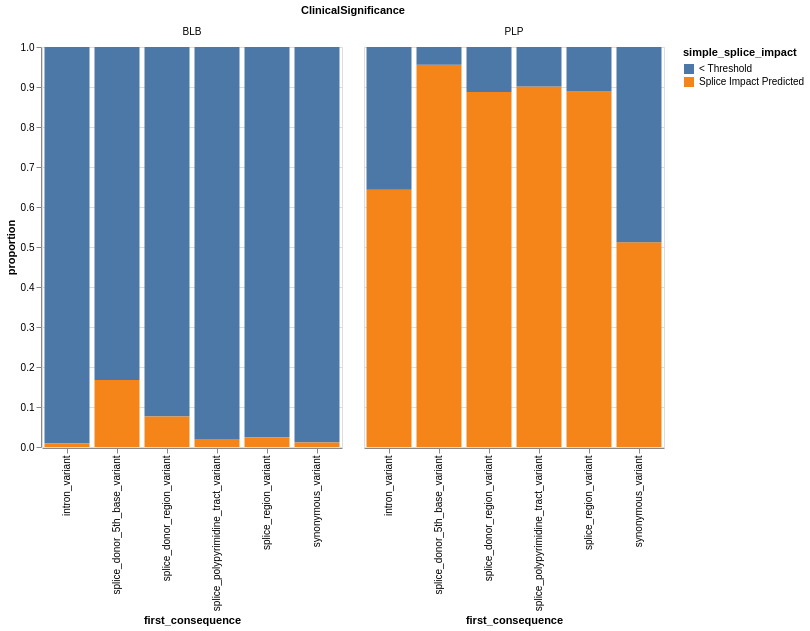
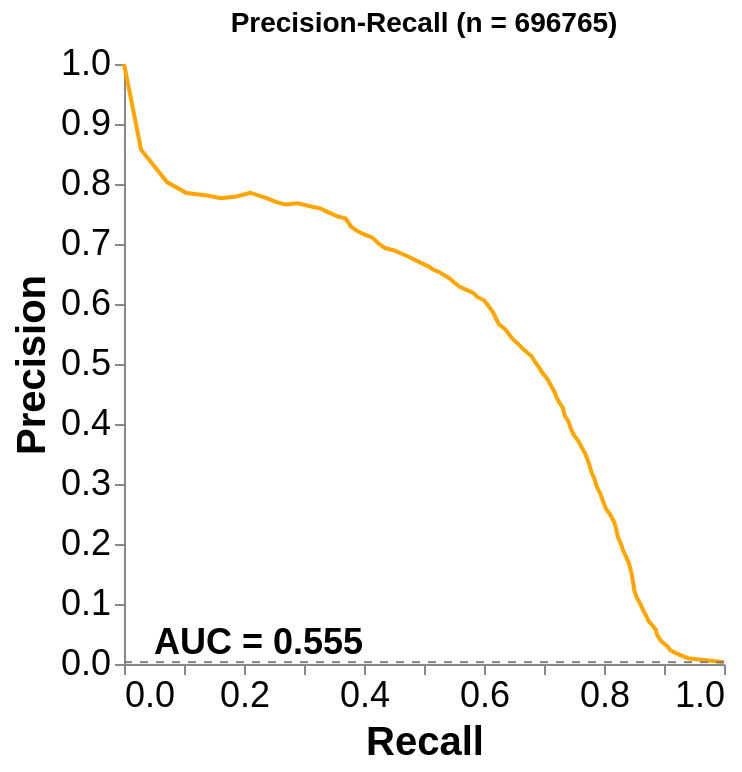
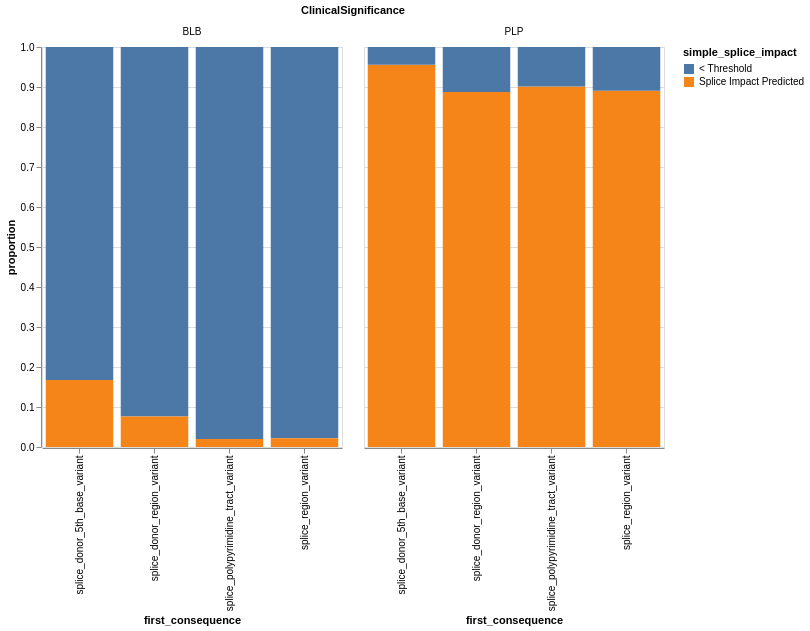
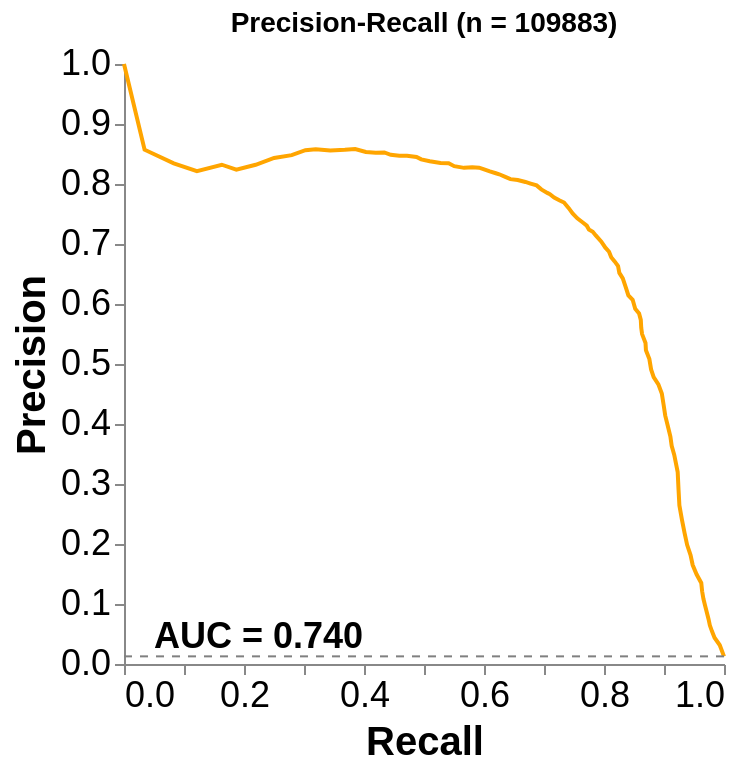

The notebook cell saved with these charts, in order:
### Markdown cell above
## Batched Analysis

### Code cell
for key in dfs_for_analysis.keys():
    df_for_analysis = dfs_for_analysis[key]

    final_df = pd.merge(for_vcf, df_for_analysis, on=['pos_id', 'pos', 'GeneSymbol'], how='inner')[['Name', 'GeneSymbol', 'chrom', 'ClinicalSignificance', 'ReviewStatus', 'pos', 'ref', 'alt', 'hgvs_c', 'aa_change', 'pos_id', 'Consequence','first_consequence', 'maxSpliceAI', 'splice_impact', 'simple_splice_impact']]
    print(f'-----{key}-----')
    consequence_bars(final_df, key)
    make_pr_curve(final_df)

### Figure 1 — Vega-Lite specification as saved in the notebook (floating-point values rounded to 4 significant figures)
{"config": {"view": {"continuousWidth": 300, "continuousHeight": 300}}, "data": {"name": "data-c4d86b4c1da45d46087606bb2b4054d9"}, "facet": {"field": "ClinicalSignificance", "type": "nominal"}, "spec": {"mark": {"type": "bar"}, "encoding": {"color": {"field": "simple_splice_impact", "type": "nominal"}, "x": {"field": "first_consequence", "type": "nominal"}, "y": {"field": "proportion", "type": "quantitative"}}, "height": 400, "width": 300}, "$schema": "https://vega.github.io/schema/vega-lite/v5.20.1.json", "datasets": {"data-c4d86b4c1da45d46087606bb2b4054d9": [{"first_consequence": "intron_variant", "ClinicalSignificance": "BLB", "simple_splice_impact": "< Threshold", "count": 165789, "proportion": 0.9913}, {"first_consequence": "intron_variant", "ClinicalSignificance": "BLB", "simple_splice_impact": "Splice Impact Predicted", "count": 1461, "proportion": 0.008735}, {"first_consequence": "intron_variant", "ClinicalSignificance": "PLP", "simple_splice_impact": "Splice Impact Predicted", "count": 238, "proportion": 0.6432}, {"first_consequence": "intron_variant", "ClinicalSignificance": "PLP", "simple_splice_impact": "< Threshold", "count": 132, "proportion": 0.3568}, {"first_consequence": "splice_donor_5th_base_variant", "ClinicalSignificance": "BLB", "simple_splice_impact": "< Threshold", "count": 248, "proportion": 0.8322}, {"first_consequence": "splice_donor_5th_base_variant", "ClinicalSignificance": "BLB", "simple_splice_impact": "Splice Impact Predicted", "count": 50, "proportion": 0.1678}, {"first_consequence": "splice_donor_5th_base_variant", "ClinicalSignificance": "PLP", "simple_splice_impact": "Splice Impact Predicted", "count": 535, "proportion": 0.9554}, {"first_consequence": "splice_donor_5th_base_variant", "ClinicalSignificance": "PLP", "simple_splice_impact": "< Threshold", "count": 25, "proportion": 0.04464}, {"first_consequence": "splice_donor_region_variant", "ClinicalSignificance": "BLB", "simple_splice_impact": "< Threshold", "count": 1086, "proportion": 0.9235}, {"first_consequence": "splice_donor_region_variant", "ClinicalSignificance": "BLB", "simple_splice_impact": "Splice Impact Predicted", "count": 90, "proportion": 0.07653}, {"first_consequence": "splice_donor_region_variant", "ClinicalSignificance": "PLP", "simple_splice_impact": "Splice Impact Predicted", "count": 307, "proportion": 0.8873}, {"first_consequence": "splice_donor_region_variant", "ClinicalSignificance": "PLP", "simple_splice_impact": "< Threshold", "count": 39, "proportion": 0.1127}, {"first_consequence": "splice_polypyrimidine_tract_variant", "ClinicalSignificance": "BLB", "simple_splice_impact": "< Threshold", "count": 56648, "proportion": 0.9797}, {"first_consequence": "splice_polypyrimidine_tract_variant", "ClinicalSignificance": "BLB", "simple_splice_impact": "Splice Impact Predicted", "count": 1173, "proportion": 0.02029}, {"first_consequence": "splice_polypyrimidine_tract_variant", "ClinicalSignificance": "PLP", "simple_splice_impact": "Splice Impact Predicted", "count": 164, "proportion": 0.9011}, {"first_consequence": "splice_polypyrimidine_tract_variant", "ClinicalSignificance": "PLP", "simple_splice_impact": "< Threshold", "count": 18, "proportion": 0.0989}, {"first_consequence": "splice_region_variant", "ClinicalSignificance": "BLB", "simple_splice_impact": "< Threshold", "count": 55276, "proportion": 0.9754}, {"first_consequence": "splice_region_variant", "ClinicalSignificance": "BLB", "simple_splice_impact": "Splice Impact Predicted", "count": 1394, "proportion": 0.0246}, {"first_consequence": "splice_region_variant", "ClinicalSignificance": "PLP", "simple_splice_impact": "Splice Impact Predicted", "count": 463, "proportion": 0.8887}, {"first_consequence": "splice_region_variant", "ClinicalSignificance": "PLP", "simple_splice_impact": "< Threshold", "count": 58, "proportion": 0.1113}, {"first_consequence": "synonymous_variant", "ClinicalSignificance": "BLB", "simple_splice_impact": "< Threshold", "count": 406869, "proportion": 0.9889}, {"first_consequence": "synonymous_variant", "ClinicalSignificance": "BLB", "simple_splice_impact": "Splice Impact Predicted", "count": 4575, "proportion": 0.01112}, {"first_consequence": "synonymous_variant", "ClinicalSignificance": "PLP", "simple_splice_impact": "Splice Impact Predicted", "count": 65, "proportion": 0.5118}, {"first_consequence": "synonymous_variant", "ClinicalSignificance": "PLP", "simple_splice_impact": "< Threshold", "count": 62, "proportion": 0.4882}]}}

### Figure 2 — Vega-Lite specification as saved in the notebook (floating-point values rounded to 4 significant figures)
{"config": {"view": {"continuousWidth": 300, "continuousHeight": 300, "stroke": null}, "axis": {"grid": false}, "title": {"font": "Arial", "fontSize": 14}}, "layer": [{"data": {"name": "data-e68888da7ec09847abb7319b8f5296c1"}, "mark": {"type": "line", "color": "orange"}, "encoding": {"tooltip": [{"field": "Recall", "format": ".3f", "type": "quantitative"}, {"field": "Precision", "format": ".3f", "type": "quantitative"}], "x": {"axis": {"labelFont": "Arial", "labelFontSize": 18, "title": "Recall", "titleFont": "Arial", "titleFontSize": 20}, "field": "Recall", "scale": {"domain": [0, 1]}, "type": "quantitative"}, "y": {"axis": {"labelFont": "Arial", "labelFontSize": 18, "title": "Precision", "titleFont": "Arial", "titleFontSize": 20}, "field": "Precision", "scale": {"domain": [0.002871, 1]}, "type": "quantitative"}}, "title": "Precision-Recall (n = 696765)"}, {"data": {"name": "data-49153466c06819f5359606fc663bbcc3"}, "mark": {"type": "rule", "color": "gray", "strokeDash": [4, 4]}, "encoding": {"y": {"field": "y", "type": "quantitative"}}}, {"data": {"name": "data-65b8f54a4ee3b28a13db45d75ca3f70f"}, "mark": {"type": "text", "align": "left", "baseline": "bottom", "color": "black", "fontSize": 18, "fontWeight": "bold"}, "encoding": {"text": {"field": "text", "type": "nominal"}, "x": {"field": "x", "scale": {"domain": [0, 1]}, "type": "quantitative"}, "y": {"field": "y", "scale": {"domain": [0.002871, 1]}, "type": "quantitative"}}}], "height": 300, "width": 300, "$schema": "https://vega.github.io/schema/vega-lite/v5.20.1.json", "datasets": {"data-e68888da7ec09847abb7319b8f5296c1": [{"Recall": 1.0, "Precision": 0.003023}, {"Recall": 0.9402, "Precision": 0.009711}, {"Recall": 0.9274, "Precision": 0.01483}, {"Recall": 0.9174, "Precision": 0.01928}, {"Recall": 0.9098, "Precision": 0.02369}, {"Recall": 0.9069, "Precision": 0.02833}, {"Recall": 0.9008, "Precision": 0.03326}, {"Recall": 0.8951, "Precision": 0.0384}, {"Recall": 0.8913, "Precision": 0.04391}, {"Recall": 0.8879, "Precision": 0.05011}, {"Recall": 0.8865, "Precision": 0.05685}, {"Recall": 0.8808, "Precision": 0.06411}, {"Recall": 0.8742, "Precision": 0.07158}, {"Recall": 0.8704, "Precision": 0.08026}, {"Recall": 0.8656, "Precision": 0.08914}, {"Recall": 0.8609, "Precision": 0.09914}, {"Recall": 0.8547, "Precision": 0.1103}, {"Recall": 0.8504, "Precision": 0.123}, {"Recall": 0.8485, "Precision": 0.136}, {"Recall": 0.8457, "Precision": 0.1522}, {"Recall": 0.8414, "Precision": 0.1685}, {"Recall": 0.8367, "Precision": 0.1789}, {"Recall": 0.8319, "Precision": 0.189}, {"Recall": 0.8281, "Precision": 0.2005}, {"Recall": 0.8229, "Precision": 0.2122}, {"Recall": 0.8205, "Precision": 0.2243}, {"Recall": 0.8172, "Precision": 0.2364}, {"Recall": 0.811, "Precision": 0.2478}, {"Recall": 0.8034, "Precision": 0.2587}, {"Recall": 0.7987, "Precision": 0.2705}, {"Recall": 0.7939, "Precision": 0.2835}, {"Recall": 0.7877, "Precision": 0.2963}, {"Recall": 0.7844, "Precision": 0.3077}, {"Recall": 0.7797, "Precision": 0.3182}, {"Recall": 0.7764, "Precision": 0.3292}, {"Recall": 0.7726, "Precision": 0.341}, {"Recall": 0.7688, "Precision": 0.3504}, {"Recall": 0.7635, "Precision": 0.3598}, {"Recall": 0.7574, "Precision": 0.3716}, {"Recall": 0.7502, "Precision": 0.3811}, {"Recall": 0.745, "Precision": 0.3913}, {"Recall": 0.7407, "Precision": 0.404}, {"Recall": 0.7341, "Precision": 0.4151}, {"Recall": 0.7312, "Precision": 0.4275}, {"Recall": 0.726, "Precision": 0.4349}, {"Recall": 0.7213, "Precision": 0.4435}, {"Recall": 0.717, "Precision": 0.4547}, {"Recall": 0.7113, "Precision": 0.4644}, {"Recall": 0.7056, "Precision": 0.4752}, {"Recall": 0.6971, "Precision": 0.4856}, {"Recall": 0.6918, "Precision": 0.4944}, {"Recall": 0.6847, "Precision": 0.5038}, {"Recall": 0.6795, "Precision": 0.5129}, {"Recall": 0.6719, "Precision": 0.5191}, {"Recall": 0.6643, "Precision": 0.5257}, {"Recall": 0.6567, "Precision": 0.5336}, {"Recall": 0.6481, "Precision": 0.5415}, {"Recall": 0.6406, "Precision": 0.5511}, {"Recall": 0.6344, "Precision": 0.559}, {"Recall": 0.6254, "Precision": 0.5655}, {"Recall": 0.6197, "Precision": 0.5762}, {"Recall": 0.6154, "Precision": 0.5856}, {"Recall": 0.6083, "Precision": 0.5955}, {"Recall": 0.6002, "Precision": 0.6062}, {"Recall": 0.5893, "Precision": 0.6113}, {"Recall": 0.5821, "Precision": 0.6186}, {"Recall": 0.5698, "Precision": 0.624}, {"Recall": 0.5589, "Precision": 0.6291}, {"Recall": 0.5503, "Precision": 0.6358}, {"Recall": 0.5423, "Precision": 0.643}, {"Recall": 0.5337, "Precision": 0.6478}, {"Recall": 0.5247, "Precision": 0.6535}, {"Recall": 0.5142, "Precision": 0.658}, {"Recall": 0.5076, "Precision": 0.6627}, {"Recall": 0.4981, "Precision": 0.6669}, {"Recall": 0.4862, "Precision": 0.6728}, {"Recall": 0.4734, "Precision": 0.6792}, {"Recall": 0.463, "Precision": 0.6837}, {"Recall": 0.4506, "Precision": 0.6892}, {"Recall": 0.4359, "Precision": 0.6928}, {"Recall": 0.4236, "Precision": 0.7013}, {"Recall": 0.4141, "Precision": 0.7107}, {"Recall": 0.4008, "Precision": 0.7159}, {"Recall": 0.3894, "Precision": 0.7212}, {"Recall": 0.378, "Precision": 0.7296}, {"Recall": 0.3694, "Precision": 0.7424}, {"Recall": 0.3566, "Precision": 0.7458}, {"Recall": 0.3419, "Precision": 0.7524}, {"Recall": 0.3257, "Precision": 0.7597}, {"Recall": 0.3101, "Precision": 0.7629}, {"Recall": 0.2892, "Precision": 0.768}, {"Recall": 0.2688, "Precision": 0.7659}, {"Recall": 0.254, "Precision": 0.7698}, {"Recall": 0.2365, "Precision": 0.7769}, {"Recall": 0.2104, "Precision": 0.7855}, {"Recall": 0.1876, "Precision": 0.7791}, {"Recall": 0.1614, "Precision": 0.7763}, {"Recall": 0.1387, "Precision": 0.7807}, {"Recall": 0.104, "Precision": 0.7849}, {"Recall": 0.0717, "Precision": 0.8032}, {"Recall": 0.02849, "Precision": 0.8571}, {"Recall": 0.0, "Precision": 1.0}], "data-49153466c06819f5359606fc663bbcc3": [{"y": 0.003023}], "data-65b8f54a4ee3b28a13db45d75ca3f70f": [{"x": 0.05, "y": 0.003325, "text": "AUC = 0.555"}]}}

### Figure 3 — Vega-Lite specification as saved in the notebook (floating-point values rounded to 4 significant figures)
{"config": {"view": {"continuousWidth": 300, "continuousHeight": 300}}, "data": {"name": "data-4f1ec895a64245ae67e453b453ff2dec"}, "facet": {"field": "ClinicalSignificance", "type": "nominal"}, "spec": {"mark": {"type": "bar"}, "encoding": {"color": {"field": "simple_splice_impact", "type": "nominal"}, "x": {"field": "first_consequence", "type": "nominal"}, "y": {"field": "proportion", "type": "quantitative"}}, "height": 400, "width": 300}, "$schema": "https://vega.github.io/schema/vega-lite/v5.20.1.json", "datasets": {"data-4f1ec895a64245ae67e453b453ff2dec": [{"first_consequence": "splice_donor_5th_base_variant", "ClinicalSignificance": "BLB", "simple_splice_impact": "< Threshold", "count": 248, "proportion": 0.8322}, {"first_consequence": "splice_donor_5th_base_variant", "ClinicalSignificance": "BLB", "simple_splice_impact": "Splice Impact Predicted", "count": 50, "proportion": 0.1678}, {"first_consequence": "splice_donor_5th_base_variant", "ClinicalSignificance": "PLP", "simple_splice_impact": "Splice Impact Predicted", "count": 535, "proportion": 0.9554}, {"first_consequence": "splice_donor_5th_base_variant", "ClinicalSignificance": "PLP", "simple_splice_impact": "< Threshold", "count": 25, "proportion": 0.04464}, {"first_consequence": "splice_donor_region_variant", "ClinicalSignificance": "BLB", "simple_splice_impact": "< Threshold", "count": 1086, "proportion": 0.9235}, {"first_consequence": "splice_donor_region_variant", "ClinicalSignificance": "BLB", "simple_splice_impact": "Splice Impact Predicted", "count": 90, "proportion": 0.07653}, {"first_consequence": "splice_donor_region_variant", "ClinicalSignificance": "PLP", "simple_splice_impact": "Splice Impact Predicted", "count": 307, "proportion": 0.8873}, {"first_consequence": "splice_donor_region_variant", "ClinicalSignificance": "PLP", "simple_splice_impact": "< Threshold", "count": 39, "proportion": 0.1127}, {"first_consequence": "splice_polypyrimidine_tract_variant", "ClinicalSignificance": "BLB", "simple_splice_impact": "< Threshold", "count": 56648, "proportion": 0.9797}, {"first_consequence": "splice_polypyrimidine_tract_variant", "ClinicalSignificance": "BLB", "simple_splice_impact": "Splice Impact Predicted", "count": 1173, "proportion": 0.02029}, {"first_consequence": "splice_polypyrimidine_tract_variant", "ClinicalSignificance": "PLP", "simple_splice_impact": "Splice Impact Predicted", "count": 164, "proportion": 0.9011}, {"first_consequence": "splice_polypyrimidine_tract_variant", "ClinicalSignificance": "PLP", "simple_splice_impact": "< Threshold", "count": 18, "proportion": 0.0989}, {"first_consequence": "splice_region_variant", "ClinicalSignificance": "BLB", "simple_splice_impact": "< Threshold", "count": 48103, "proportion": 0.9779}, {"first_consequence": "splice_region_variant", "ClinicalSignificance": "BLB", "simple_splice_impact": "Splice Impact Predicted", "count": 1086, "proportion": 0.02208}, {"first_consequence": "splice_region_variant", "ClinicalSignificance": "PLP", "simple_splice_impact": "Splice Impact Predicted", "count": 277, "proportion": 0.8907}, {"first_consequence": "splice_region_variant", "ClinicalSignificance": "PLP", "simple_splice_impact": "< Threshold", "count": 34, "proportion": 0.1093}]}}

### Figure 4 — Vega-Lite specification as saved in the notebook (floating-point values rounded to 4 significant figures)
{"config": {"view": {"continuousWidth": 300, "continuousHeight": 300, "stroke": null}, "axis": {"grid": false}, "title": {"font": "Arial", "fontSize": 14}}, "layer": [{"data": {"name": "data-97c982fca8c57568eebdfb9ebbe53e9d"}, "mark": {"type": "line", "color": "orange"}, "encoding": {"tooltip": [{"field": "Recall", "format": ".3f", "type": "quantitative"}, {"field": "Precision", "format": ".3f", "type": "quantitative"}], "x": {"axis": {"labelFont": "Arial", "labelFontSize": 18, "title": "Recall", "titleFont": "Arial", "titleFontSize": 20}, "field": "Recall", "scale": {"domain": [0, 1]}, "type": "quantitative"}, "y": {"axis": {"labelFont": "Arial", "labelFontSize": 18, "title": "Precision", "titleFont": "Arial", "titleFontSize": 20}, "field": "Precision", "scale": {"domain": [0.0121, 1]}, "type": "quantitative"}}, "title": "Precision-Recall (n = 109883)"}, {"data": {"name": "data-488c60d1d76eb97e6f4339a3b67b6c3a"}, "mark": {"type": "rule", "color": "gray", "strokeDash": [4, 4]}, "encoding": {"y": {"field": "y", "type": "quantitative"}}}, {"data": {"name": "data-a32ef0011740a3e2703e328c5dc4fd7b"}, "mark": {"type": "text", "align": "left", "baseline": "bottom", "color": "black", "fontSize": 18, "fontWeight": "bold"}, "encoding": {"text": {"field": "text", "type": "nominal"}, "x": {"field": "x", "scale": {"domain": [0, 1]}, "type": "quantitative"}, "y": {"field": "y", "scale": {"domain": [0.0121, 1]}, "type": "quantitative"}}}], "height": 300, "width": 300, "$schema": "https://vega.github.io/schema/vega-lite/v5.20.1.json", "datasets": {"data-97c982fca8c57568eebdfb9ebbe53e9d": [{"Recall": 1.0, "Precision": 0.01273}, {"Recall": 0.9929, "Precision": 0.03156}, {"Recall": 0.9843, "Precision": 0.04379}, {"Recall": 0.98, "Precision": 0.05444}, {"Recall": 0.9764, "Precision": 0.06449}, {"Recall": 0.9743, "Precision": 0.07469}, {"Recall": 0.9714, "Precision": 0.08577}, {"Recall": 0.9685, "Precision": 0.09694}, {"Recall": 0.9657, "Precision": 0.1086}, {"Recall": 0.9635, "Precision": 0.1212}, {"Recall": 0.9621, "Precision": 0.135}, {"Recall": 0.9543, "Precision": 0.1495}, {"Recall": 0.9478, "Precision": 0.1649}, {"Recall": 0.9442, "Precision": 0.1817}, {"Recall": 0.9385, "Precision": 0.1986}, {"Recall": 0.9342, "Precision": 0.2185}, {"Recall": 0.9299, "Precision": 0.2403}, {"Recall": 0.9257, "Precision": 0.2642}, {"Recall": 0.9242, "Precision": 0.2907}, {"Recall": 0.9228, "Precision": 0.32}, {"Recall": 0.9171, "Precision": 0.3485}, {"Recall": 0.9128, "Precision": 0.3636}, {"Recall": 0.9107, "Precision": 0.3791}, {"Recall": 0.9064, "Precision": 0.3967}, {"Recall": 0.9021, "Precision": 0.4139}, {"Recall": 0.8992, "Precision": 0.4329}, {"Recall": 0.8964, "Precision": 0.4508}, {"Recall": 0.8906, "Precision": 0.4661}, {"Recall": 0.8828, "Precision": 0.4781}, {"Recall": 0.8785, "Precision": 0.491}, {"Recall": 0.8756, "Precision": 0.5081}, {"Recall": 0.8699, "Precision": 0.5228}, {"Recall": 0.8692, "Precision": 0.535}, {"Recall": 0.8635, "Precision": 0.5498}, {"Recall": 0.862, "Precision": 0.5604}, {"Recall": 0.8613, "Precision": 0.5735}, {"Recall": 0.8585, "Precision": 0.5841}, {"Recall": 0.852, "Precision": 0.5919}, {"Recall": 0.8477, "Precision": 0.607}, {"Recall": 0.8406, "Precision": 0.6144}, {"Recall": 0.8363, "Precision": 0.6277}, {"Recall": 0.8313, "Precision": 0.6425}, {"Recall": 0.8256, "Precision": 0.6518}, {"Recall": 0.8234, "Precision": 0.6632}, {"Recall": 0.8177, "Precision": 0.671}, {"Recall": 0.812, "Precision": 0.6778}, {"Recall": 0.8084, "Precision": 0.6871}, {"Recall": 0.802, "Precision": 0.6943}, {"Recall": 0.7956, "Precision": 0.704}, {"Recall": 0.7863, "Precision": 0.7143}, {"Recall": 0.7813, "Precision": 0.7205}, {"Recall": 0.7748, "Precision": 0.7241}, {"Recall": 0.7713, "Precision": 0.7305}, {"Recall": 0.7641, "Precision": 0.7362}, {"Recall": 0.7555, "Precision": 0.7428}, {"Recall": 0.7477, "Precision": 0.7509}, {"Recall": 0.7412, "Precision": 0.7597}, {"Recall": 0.7334, "Precision": 0.7691}, {"Recall": 0.7262, "Precision": 0.7726}, {"Recall": 0.7169, "Precision": 0.7775}, {"Recall": 0.7098, "Precision": 0.7831}, {"Recall": 0.7055, "Precision": 0.7852}, {"Recall": 0.6955, "Precision": 0.7911}, {"Recall": 0.6876, "Precision": 0.7977}, {"Recall": 0.6776, "Precision": 0.8007}, {"Recall": 0.669, "Precision": 0.8034}, {"Recall": 0.6562, "Precision": 0.8067}, {"Recall": 0.644, "Precision": 0.8081}, {"Recall": 0.6355, "Precision": 0.8119}, {"Recall": 0.6254, "Precision": 0.8162}, {"Recall": 0.6197, "Precision": 0.8179}, {"Recall": 0.6097, "Precision": 0.821}, {"Recall": 0.599, "Precision": 0.8248}, {"Recall": 0.5919, "Precision": 0.8272}, {"Recall": 0.5804, "Precision": 0.8277}, {"Recall": 0.5668, "Precision": 0.8269}, {"Recall": 0.5504, "Precision": 0.8297}, {"Recall": 0.5411, "Precision": 0.8346}, {"Recall": 0.5275, "Precision": 0.8348}, {"Recall": 0.5096, "Precision": 0.8378}, {"Recall": 0.4954, "Precision": 0.841}, {"Recall": 0.4875, "Precision": 0.8451}, {"Recall": 0.4718, "Precision": 0.8472}, {"Recall": 0.4589, "Precision": 0.847}, {"Recall": 0.4446, "Precision": 0.8486}, {"Recall": 0.4339, "Precision": 0.8525}, {"Recall": 0.4196, "Precision": 0.852}, {"Recall": 0.4031, "Precision": 0.8533}, {"Recall": 0.3853, "Precision": 0.8583}, {"Recall": 0.3681, "Precision": 0.8569}, {"Recall": 0.3438, "Precision": 0.8559}, {"Recall": 0.3195, "Precision": 0.858}, {"Recall": 0.3024, "Precision": 0.8563}, {"Recall": 0.2795, "Precision": 0.8482}, {"Recall": 0.2502, "Precision": 0.8434}, {"Recall": 0.2194, "Precision": 0.832}, {"Recall": 0.1873, "Precision": 0.8239}, {"Recall": 0.163, "Precision": 0.8321}, {"Recall": 0.1215, "Precision": 0.8213}, {"Recall": 0.08292, "Precision": 0.8345}, {"Recall": 0.03431, "Precision": 0.8571}, {"Recall": 0.0, "Precision": 1.0}], "data-488c60d1d76eb97e6f4339a3b67b6c3a": [{"y": 0.01273}], "data-a32ef0011740a3e2703e328c5dc4fd7b": [{"x": 0.05, "y": 0.014, "text": "AUC = 0.740"}]}}
